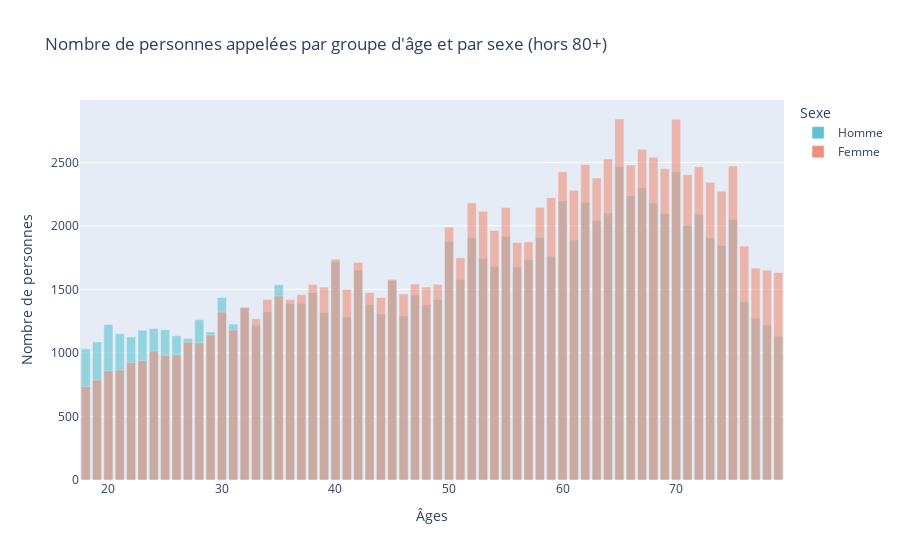

The code cell stored with this chart in its notebook:
### Markdown cell above
On peut visualiser l'âge et le sexe des personnes appelées. Toutes les personnes au dessus de 80 ans sont regroupées dans la même catégorie, on supprime alors ce groupe pour avoir une meilleure visualisation de tous les âges en dessous.

### Code cell
import plotly.express as px

# Supposons que 'SEXVAR' (1=Male, 2=Female) et '_AGEG5YR' (groupe d'âge) sont les colonnes d'intérêt
age_sex_counts = df_train.groupby(['_AGE80', 'SEXVAR']).size().reset_index(name='count')

# Mapping pour les labels de sexe
sex_labels = {1: 'Homme', 2: 'Femme'}
age_sex_counts['Sexe'] = age_sex_counts['SEXVAR'].map(sex_labels)

age_sex_counts_filtered = age_sex_counts[age_sex_counts['_AGE80'] < 80]
fig_age_sex = px.bar(
    age_sex_counts_filtered,
    x='_AGE80',
    y='count',
    color='Sexe',
    barmode='overlay',
    opacity=0.6,
    color_discrete_sequence=plotly_colors[:2],
    labels={'_AGE80': "Âges", 'count': 'Nombre de personnes'},
    title="Nombre de personnes appelées par groupe d'âge et par sexe (hors 80+)"
)
fig_age_sex.show()

### Figure 1 — Plotly figure (JSON) as saved in the notebook; plotly's stock layout.template omitted (floating-point values rounded to 4 significant figures)
{"data": [{"hovertemplate": "Sexe=Homme<br>Âges=%{x}<br>Nombre de personnes=%{y}<extra></extra>", "legendgroup": "Homme", "marker": {"color": "#5cc3d3", "opacity": 0.6, "pattern": {"shape": ""}}, "name": "Homme", "orientation": "v", "showlegend": true, "textposition": "auto", "type": "bar", "x": [18.0, 19.0, 20.0, 21.0, 22.0, 23.0, 24.0, 25.0, 26.0, 27.0, 28.0, 29.0, 30.0, 31.0, 32.0, 33.0, 34.0, 35.0, 36.0, 37.0, 38.0, 39.0, 40.0, 41.0, 42.0, 43.0, 44.0, 45.0, 46.0, 47.0, 48.0, 49.0, 50.0, 51.0, 52.0, 53.0, 54.0, 55.0, 56.0, 57.0, 58.0, 59.0, 60.0, 61.0, 62.0, 63.0, 64.0, 65.0, 66.0, 67.0, 68.0, 69.0, 70.0, 71.0, 72.0, 73.0, 74.0, 75.0, 76.0, 77.0, 78.0, 79.0], "xaxis": "x", "y": [1032, 1086, 1224, 1151, 1126, 1178, 1192, 1182, 1135, 1113, 1261, 1165, 1436, 1227, 1355, 1217, 1323, 1537, 1390, 1389, 1474, 1317, 1718, 1283, 1648, 1382, 1307, 1568, 1290, 1454, 1379, 1420, 1874, 1578, 1904, 1742, 1680, 1919, 1676, 1734, 1909, 1761, 2195, 1888, 2185, 2041, 2099, 2468, 2236, 2298, 2179, 2097, 2425, 2002, 2091, 1905, 1845, 2050, 1404, 1272, 1217, 1131], "yaxis": "y"}, {"hovertemplate": "Sexe=Femme<br>Âges=%{x}<br>Nombre de personnes=%{y}<extra></extra>", "legendgroup": "Femme", "marker": {"color": "#f08f78", "opacity": 0.6, "pattern": {"shape": ""}}, "name": "Femme", "orientation": "v", "showlegend": true, "textposition": "auto", "type": "bar", "x": [18.0, 19.0, 20.0, 21.0, 22.0, 23.0, 24.0, 25.0, 26.0, 27.0, 28.0, 29.0, 30.0, 31.0, 32.0, 33.0, 34.0, 35.0, 36.0, 37.0, 38.0, 39.0, 40.0, 41.0, 42.0, 43.0, 44.0, 45.0, 46.0, 47.0, 48.0, 49.0, 50.0, 51.0, 52.0, 53.0, 54.0, 55.0, 56.0, 57.0, 58.0, 59.0, 60.0, 61.0, 62.0, 63.0, 64.0, 65.0, 66.0, 67.0, 68.0, 69.0, 70.0, 71.0, 72.0, 73.0, 74.0, 75.0, 76.0, 77.0, 78.0, 79.0], "xaxis": "x", "y": [735, 786, 858, 866, 924, 939, 1015, 981, 984, 1085, 1079, 1141, 1322, 1180, 1360, 1269, 1420, 1449, 1420, 1458, 1539, 1518, 1737, 1502, 1712, 1475, 1437, 1579, 1464, 1542, 1518, 1540, 1990, 1749, 2179, 2115, 1964, 2144, 1869, 1874, 2147, 2222, 2426, 2280, 2482, 2376, 2527, 2841, 2479, 2603, 2539, 2449, 2840, 2403, 2465, 2343, 2272, 2471, 1841, 1666, 1650, 1633], "yaxis": "y"}], "layout": {"barmode": "overlay", "legend": {"title": {"text": "Sexe"}, "tracegroupgap": 0}, "title": {"text": "Nombre de personnes appelées par groupe d'âge et par sexe (hors 80+)"}, "xaxis": {"anchor": "y", "domain": [0, 1], "title": {"text": "Âges"}}, "yaxis": {"anchor": "x", "domain": [0, 1], "title": {"text": "Nombre de personnes"}}}}
